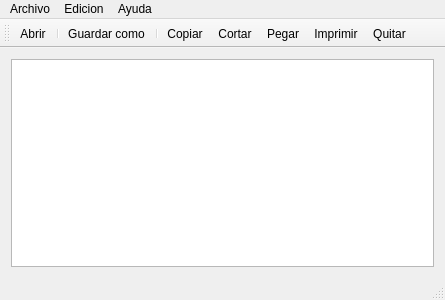
<?xml version="1.0" encoding="UTF-8"?>
<ui version="4.0">
 <class>MainWindow</class>
 <widget class="QMainWindow" name="MainWindow">
  <property name="geometry">
   <rect>
    <x>0</x>
    <y>0</y>
    <width>445</width>
    <height>300</height>
   </rect>
  </property>
  <property name="windowTitle">
   <string>Notepad</string>
  </property>
  <property name="windowIcon">
   <iconset>
    <normaloff>acerca_de.png</normaloff>acerca_de.png</iconset>
  </property>
  <widget class="QWidget" name="centralWidget">
   <layout class="QGridLayout" name="gridLayout">
    <item row="0" column="0">
     <widget class="QTextEdit" name="textEdit"/>
    </item>
   </layout>
  </widget>
  <widget class="QMenuBar" name="menuBar">
   <property name="geometry">
    <rect>
     <x>0</x>
     <y>0</y>
     <width>445</width>
     <height>22</height>
    </rect>
   </property>
   <widget class="QMenu" name="menuAbrir">
    <property name="title">
     <string>Archivo</string>
    </property>
    <addaction name="actionAbrir"/>
    <addaction name="separator"/>
    <addaction name="actionGuardar_como"/>
    <addaction name="separator"/>
    <addaction name="actionImprimir"/>
    <addaction name="separator"/>
    <addaction name="actionQuitar"/>
   </widget>
   <widget class="QMenu" name="menuEdicion">
    <property name="title">
     <string>Edicion</string>
    </property>
    <widget class="QMenu" name="menuFuente">
     <property name="title">
      <string>Fuente</string>
     </property>
     <addaction name="actionColor_Fuente"/>
     <addaction name="separator"/>
     <addaction name="actionTipo_Fuente"/>
     <addaction name="separator"/>
    </widget>
    <widget class="QMenu" name="menuFondo">
     <property name="title">
      <string>Fondo</string>
     </property>
     <addaction name="actionColor_Fondo"/>
     <addaction name="separator"/>
    </widget>
    <addaction name="actionCopiar"/>
    <addaction name="separator"/>
    <addaction name="actionCortar"/>
    <addaction name="separator"/>
    <addaction name="actionPegar"/>
    <addaction name="separator"/>
    <addaction name="menuFuente"/>
    <addaction name="separator"/>
    <addaction name="menuFondo"/>
    <addaction name="separator"/>
   </widget>
   <widget class="QMenu" name="menuAyuda">
    <property name="title">
     <string>Ayuda</string>
    </property>
    <addaction name="actionAcerca_de"/>
    <addaction name="separator"/>
    <addaction name="actionAcerca_de_QT"/>
   </widget>
   <addaction name="menuAbrir"/>
   <addaction name="menuEdicion"/>
   <addaction name="menuAyuda"/>
  </widget>
  <widget class="QToolBar" name="mainToolBar">
   <property name="windowTitle">
    <string>Herramientas</string>
   </property>
   <attribute name="toolBarArea">
    <enum>TopToolBarArea</enum>
   </attribute>
   <attribute name="toolBarBreak">
    <bool>false</bool>
   </attribute>
   <addaction name="actionAbrir"/>
   <addaction name="separator"/>
   <addaction name="actionGuardar_como"/>
   <addaction name="separator"/>
   <addaction name="actionCopiar"/>
   <addaction name="actionCortar"/>
   <addaction name="actionPegar"/>
   <addaction name="actionImprimir"/>
   <addaction name="actionQuitar"/>
  </widget>
  <widget class="QStatusBar" name="statusBar"/>
  <action name="actionAbrir">
   <property name="icon">
    <iconset resource="iconos.qrc">
     <normaloff>:/abrir.png</normaloff>:/abrir.png</iconset>
   </property>
   <property name="text">
    <string>Abrir</string>
   </property>
   <property name="shortcut">
    <string>Ctrl+A</string>
   </property>
  </action>
  <action name="actionGuardar_como">
   <property name="icon">
    <iconset resource="iconos.qrc">
     <normaloff>:/guardar_como.png</normaloff>:/guardar_como.png</iconset>
   </property>
   <property name="text">
    <string>Guardar como</string>
   </property>
   <property name="shortcut">
    <string>Ctrl+G</string>
   </property>
  </action>
  <action name="actionQuitar">
   <property name="icon">
    <iconset resource="iconos.qrc">
     <normaloff>:/quitar.png</normaloff>:/quitar.png</iconset>
   </property>
   <property name="text">
    <string>Quitar</string>
   </property>
   <property name="shortcut">
    <string>Ctrl+Q</string>
   </property>
  </action>
  <action name="actionCopiar">
   <property name="icon">
    <iconset resource="iconos.qrc">
     <normaloff>:/copiar.png</normaloff>:/copiar.png</iconset>
   </property>
   <property name="text">
    <string>Copiar</string>
   </property>
   <property name="shortcut">
    <string>Ctrl+C</string>
   </property>
  </action>
  <action name="actionCortar">
   <property name="icon">
    <iconset resource="iconos.qrc">
     <normaloff>:/cortar.png</normaloff>:/cortar.png</iconset>
   </property>
   <property name="text">
    <string>Cortar</string>
   </property>
   <property name="shortcut">
    <string>Ctrl+X</string>
   </property>
  </action>
  <action name="actionPegar">
   <property name="icon">
    <iconset resource="iconos.qrc">
     <normaloff>:/pegar.png</normaloff>:/pegar.png</iconset>
   </property>
   <property name="text">
    <string>Pegar</string>
   </property>
   <property name="shortcut">
    <string>Ctrl+V</string>
   </property>
  </action>
  <action name="actionAcerca_de">
   <property name="icon">
    <iconset resource="iconos.qrc">
     <normaloff>:/acerca_de.png</normaloff>:/acerca_de.png</iconset>
   </property>
   <property name="text">
    <string>Acerca  de</string>
   </property>
  </action>
  <action name="actionAcerca_de_QT">
   <property name="icon">
    <iconset resource="iconos.qrc">
     <normaloff>:/acerca_de_Qt.png</normaloff>:/acerca_de_Qt.png</iconset>
   </property>
   <property name="text">
    <string>Acerca de QT</string>
   </property>
  </action>
  <action name="actionImprimir">
   <property name="icon">
    <iconset resource="iconos.qrc">
     <normaloff>:/icons8-imprimir-48.png</normaloff>:/icons8-imprimir-48.png</iconset>
   </property>
   <property name="text">
    <string>Imprimir</string>
   </property>
  </action>
  <action name="actionColor_Fuente">
   <property name="icon">
    <iconset resource="iconos.qrc">
     <normaloff>:/icons8-paleta-de-pintura-48.png</normaloff>:/icons8-paleta-de-pintura-48.png</iconset>
   </property>
   <property name="text">
    <string>Color Fuente</string>
   </property>
  </action>
  <action name="actionTipo_Fuente">
   <property name="icon">
    <iconset resource="iconos.qrc">
     <normaloff>:/icons8-formato-de-estilo-de-fuente-filled-50.png</normaloff>:/icons8-formato-de-estilo-de-fuente-filled-50.png</iconset>
   </property>
   <property name="text">
    <string>Tipo Fuente</string>
   </property>
  </action>
  <action name="actionColor_Fondo">
   <property name="icon">
    <iconset resource="iconos.qrc">
     <normaloff>:/icons8-monitor-64.png</normaloff>:/icons8-monitor-64.png</iconset>
   </property>
   <property name="text">
    <string>Color Fondo</string>
   </property>
  </action>
 </widget>
 <layoutdefault spacing="6" margin="11"/>
 <resources>
  <include location="iconos.qrc"/>
 </resources>
 <connections/>
</ui>
